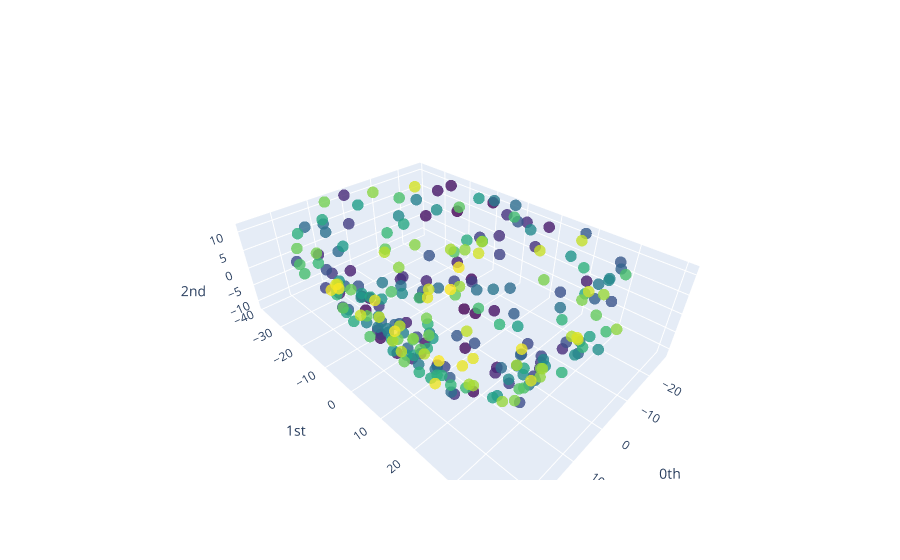

The notebook cell saved with this chart:
### Code cell
plot_point_cloud(x_train[5])
# x_train[0].shape

### Figure 1 — Plotly figure (JSON) as saved in the notebook; plotly's stock layout.template omitted (floating-point values rounded to 4 significant figures; data arrays with more than 128 entries replaced by an {"elided": "..."} marker saying what was removed)
{"data": [{"marker": {"color": {"elided": "256 int values"}, "colorscale": [[0, "#440154"], [0.1111, "#482878"], [0.2222, "#3e4989"], [0.3333, "#31688e"], [0.4444, "#26828e"], [0.5556, "#1f9e89"], [0.6667, "#35b779"], [0.7778, "#6ece58"], [0.8889, "#b5de2b"], [1, "#fde725"]], "opacity": 0.8, "size": 4}, "mode": "markers", "type": "scatter3d", "x": {"elided": "256 float values"}, "y": {"elided": "256 float values"}, "z": {"elided": "256 float values"}}], "layout": {"scene": {"xaxis": {"exponentformat": "e", "showexponent": "all", "title": {"text": "0th"}, "type": "linear"}, "yaxis": {"exponentformat": "e", "showexponent": "all", "title": {"text": "1st"}, "type": "linear"}, "zaxis": {"exponentformat": "e", "showexponent": "all", "title": {"text": "2nd"}, "type": "linear"}}}}
